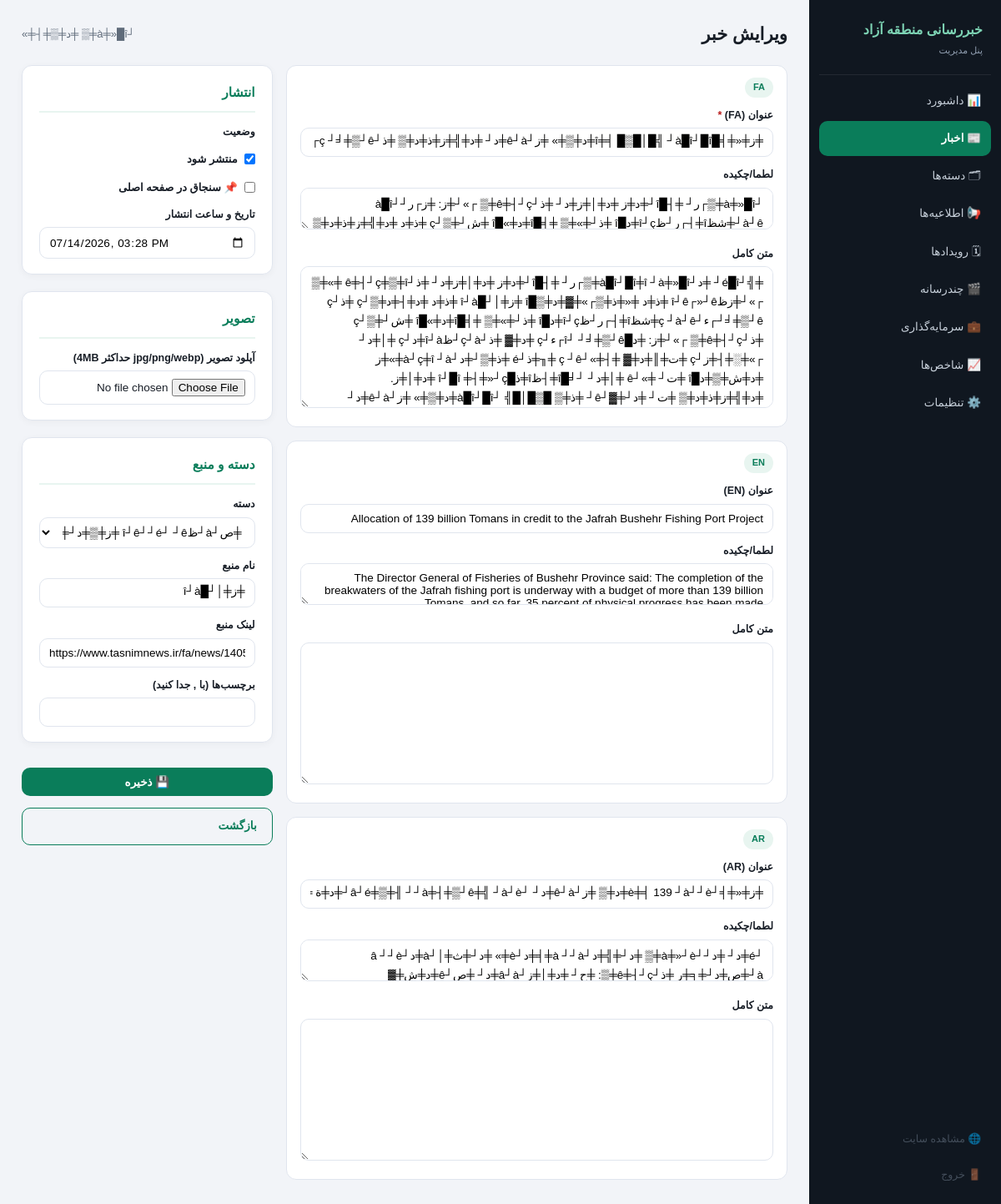
Before: /admin.php?id=39&a=art_edit (signed in) with the older database file.
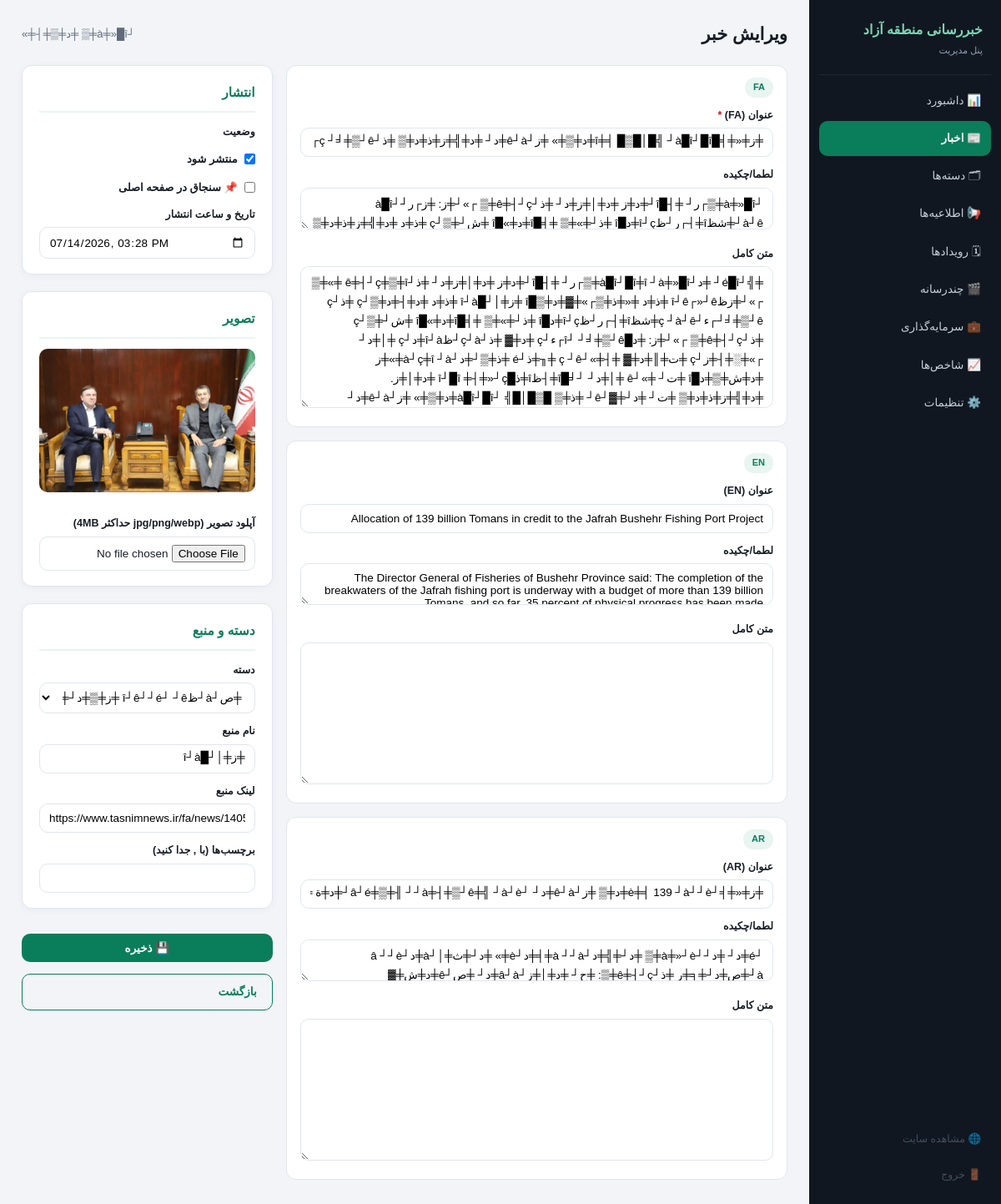
After: the same page with the newer database file.
### tables this page shows
CREATE TABLE `articles` (
  `id` int(10) unsigned NOT NULL AUTO_INCREMENT,
  `category_id` int(10) unsigned DEFAULT NULL,
  `image` varchar(300) DEFAULT NULL,
  `source_name` varchar(120) DEFAULT NULL,
  `source_url` varchar(400) DEFAULT NULL,
  `is_pinned` tinyint(1) DEFAULT 0,
  `is_published` tinyint(1) DEFAULT 0,
  `published_at` datetime NOT NULL DEFAULT current_timestamp(),
  `views` int(10) unsigned DEFAULT 0,
  `created_at` datetime DEFAULT current_timestamp(),
  `updated_at` datetime DEFAULT NULL,
  PRIMARY KEY (`id`),
  KEY `idx_pub` (`is_published`,`published_at`),
  KEY `category_id` (`category_id`),
  CONSTRAINT `articles_ibfk_1` FOREIGN KEY (`category_id`) REFERENCES `categories` (`id`) ON DELETE SET NULL
);

CREATE TABLE `category_translations` (
  `id` int(10) unsigned NOT NULL AUTO_INCREMENT,
  `category_id` int(10) unsigned NOT NULL,
  `lang` varchar(2) NOT NULL,
  `name` varchar(160) NOT NULL,
  PRIMARY KEY (`id`),
  UNIQUE KEY `uq` (`category_id`,`lang`),
  KEY `lang` (`lang`),
  CONSTRAINT `category_translations_ibfk_1` FOREIGN KEY (`category_id`) REFERENCES `categories` (`id`) ON DELETE CASCADE
);

### app.php (called while the page is built, shortened)
<?php
if (!function_exists('app')) {
    function app(): array { static $cfg; return $cfg ??= (require __DIR__ . '/config.php'); }
}
function db(): PDO {
    static $pdo = null;
    if ($pdo === null) {
        $c = app()['db'];
        try {
            $pdo = new PDO(
                "mysql:host={$c['host']};port={$c['port']};dbname={$c['name']};charset={$c['charset']}",
                $c['user'], $c['pass'],
                [PDO::ATTR_ERRMODE => PDO::ERRMODE_EXCEPTION, PDO::ATTR_DEFAULT_FETCH_MODE => PDO::FETCH_ASSOC,
                 PDO::ATTR_EMULATE_PREPARES => false]
            );
        } catch (PDOException $e) {
            http_response_code(500);
            exit(app()['debug'] ? 'DB Error: ' . $e->getMessage() : 'خطا در اتصال به دیتابیس. نصب‌کننده را اجرا کنید: <a href="install.php">install.php</a>');
        }
    }
    return $pdo;
}
function q(string $sql, array $p = []): PDOStatement { $st = db()->prepare($sql); $st->execute($p); return $st; }
function q1(string $sql, array $p = []): ?array  { $r = q($sql, $p)->fetch(); return $r === false ? null : $r; }
function qall(string $sql, array $p = []): array { return q($sql, $p)->fetchAll(); }
function e(?string $s): string          { return htmlspecialchars((string)$s, ENT_QUOTES, 'UTF-8'); }
function getp(string $k, string $d = ''): string { return is_string($_GET[$k] ?? null) ? trim($_GET[$k]) : $d; }
function ini(string $k, int $d = 0): int { return (int)($_GET[$k] ?? $d); }
function admin_url(string $a, array $qs = []): string {
    $qs['a'] = $a; foreach ($qs as $k => $v) if ($v === null || $v === '') unset($qs[$k]);
    return 'admin.php?' . http_build_query($qs);
}
function img(?string $path): ?string {
    if (!$path) return null;
    return !str_starts_with($path, 'uploads/') && !str_starts_with($path, 'assets/') ? app()['uploads_url'] . '/' . ltrim($path, '/') : $path;
}
function lang(): string {
    static $l = null;
    if ($l === null) {
        $allowed = app()['languages'];
        $g = getp('lang');
        $l = in_array($g, $allowed, true) ? $g : ($_SESSION['lang'] ?? null);
    }
    return $l;
}
function all_langs(): array { return app()['languages']; }
function current_admin(): array { return $_SESSION['admin'] ?? ['name'=>'', 'user'=>'']; }
function categories(bool $ordered = true): array {
    $rows = qall("SELECT c.*, t.name FROM categories c
                  LEFT JOIN category_translations t ON t.category_id = c.id AND t.lang = ?" . ($ordered ? ' ORDER BY c.sort_order, c.id' : ''), [lang()]);
    return $rows;
}
function article_admin(int $id): ?array {
    $a = q1("SELECT * FROM articles WHERE id = ?", [$id]); if (!$a) return null;
    foreach (qall("SELECT * FROM article_translations WHERE article_id = ?", [$id]) as $t) $a['tr'][$t['lang']] = $t;
    foreach (qall("SELECT tag FROM article_tags WHERE article_id = ?", [$id]) as $t) $a['tags'][] = $t['tag'];
    return $a;
}

### admin.php (the view, shortened to what the changed rows need)
<?php
require_once __DIR__ . '/app.php';
$NAV = [
    'dash' => '📊 داشبورد', 'arts' => '📰 اخبار', 'cats' => '🗂 دسته‌ها', 'anns' => '📢 اطلاعیه‌ها',
    'evs' => '🗓 رویدادها', 'mds' => '🎬 چندرسانه', 'invs' => '💼 سرمایه‌گذاری', 'pulse' => '📈 شاخص‌ها', 'set' => '⚙️ تنظیمات',
];
function admin_header(string $title, string $act): void {
    global $NAV;
    echo '<!doctype html><html lang="fa" dir="rtl"><head><meta charset="utf-8">
<meta name="viewport" content="width=device-width, initial-scale=1"><meta name="robots" content="noindex">
<title>' . e($title) . ' — پنل مدیریت</title>
<link rel="stylesheet" href="assets/css/admin.css?v=1"></head>
<body data-act="' . e($act) . '"><div class="adm"><aside class="side">
<div class="side-brand">خبررسانی منطقه آزاد<br><small>پنل مدیریت</small></div>';
    foreach ($NAV as $k => $v) echo '<a class="sitem' . ($act === $k ? ' on' : '') . '" href="' . e(admin_url($k)) . '">' . $v . '</a>';
    echo '<div class="spacer"></div>
<a class="sitem dim" href="index.php" target="_blank">🌐 مشاهده سایت</a>
<a class="sitem dim" href="' . e(admin_url('logout')) . '">🚪 خروج</a>
</aside><main class="adm-main"><div class="adm-top"><h1>' . e($title) . '</h1>
<span class="who">' . e(current_admin()['name'] ?: current_admin()['user']) . '</span></div>';
}
function admin_footer(): void { echo '</main></div></body></html>'; }
$a = getp('a', 'dash');
switch ($a) {
case 'art_edit': {
    $id = ini('id', 0);
    $row = $id ? article_admin($id) : null;
    admin_header($id ? 'ویرایش خبر' : 'خبر جدید', 'arts');
    $cats = categories(false);
    echo '<form method="post" enctype="multipart/form-data" class="frm">' . csrf_field() . '<input type="hidden" name="op" value="save">
    <div class="frm-grid">
      <div class="colA">';
    foreach (all_langs() as $l) {
        $tr = $row['tr'][$l] ?? [];
        echo '<div class="ltabs" data-lang="' . $l . '">
        <div class="tabh"><span class="lg">' . strtoupper($l) . '</span></div>
        <label>عنوان (' . strtoupper($l) . ') ' . ($l === 'fa' ? '<i class="req">*</i>' : '') . '</label>
        <input name="t_' . $l . '" value="' . e($tr['title'] ?? '') . '" ' . ($l === 'fa' ? 'required' : '') . '>
        <label>لطما/چکیده</label><textarea name="x_' . $l . '" rows="2">' . e($tr['excerpt'] ?? '') . '</textarea>
        <label>متن کامل</label><textarea name="b_' . $l . '" rows="10" class="mono">' . e($tr['body'] ?? '') . '</textarea></div>';
    }
    echo '</div><div class="colB">
      <div class="panel"><h2>انتشار</h2>
        <label>وضعیت</label>
        <label class="chk"><input type="checkbox" name="is_published"' . (($row['is_published'] ?? 1) ? ' checked' : '') . '> منتشر شود</label>
        <label class="chk"><input type="checkbox" name="is_pinned"' . (($row['is_pinned'] ?? 0) ? ' checked' : '') . '> 📌 سنجاق در صفحه اصلی</label>
        <label>تاریخ و ساعت انتشار</label>
        <input type="datetime-local" name="published_at" value="' . e(str_replace(' ', 'T', $row['published_at'] ?? date('Y-m-d H:i'))) . '">
      </div>
      <div class="panel"><h2>تصویر</h2>' . (($im = img($row['image'] ?? null)) ? '<img class="prev" src="' . e($im) . '">' : '') . '
        <label>آپلود تصویر (jpg/png/webp حداکثر 4MB)</label><input type="file" name="image" accept="image/*">
      </div>
      <div class="panel"><h2>دسته و منبع</h2>
        <label>دسته</label><select name="category_id"><option value="">— بدون دسته —</option>';
    foreach ($cats as $c) echo '<option value="' . (int)$c['id'] . '"' . (((int)($row['category_id'] ?? 0) === (int)$c['id']) ? ' selected' : '') . '>' . e($c['name'] ?: '—') . '</option>';
    echo '</select>
        <label>نام منبع</label><input name="source_name" value="' . e($row['source_name'] ?? '') . '">
        <label>لینک منبع</label><input name="source_url" dir="ltr" value="' . e($row['source_url'] ?? '') . '">
        <label>برچسب‌ها (با , جدا کنید)</label><input name="tags" value="' . e(implode(', ', $row['tags'] ?? [])) . '">
      </div>
      <button class="btn wide">💾 ذخیره</button>
      <a class="btn ghost wide" href="' . e(admin_url('arts')) . '">بازگشت</a>
    </div></form></div>';
    admin_footer();
} break;
}

Changed rows visible on the page:
changed articles "https://www.tasnimnews.ir/fa/news/1405/04/23/3647263": image: picture added
